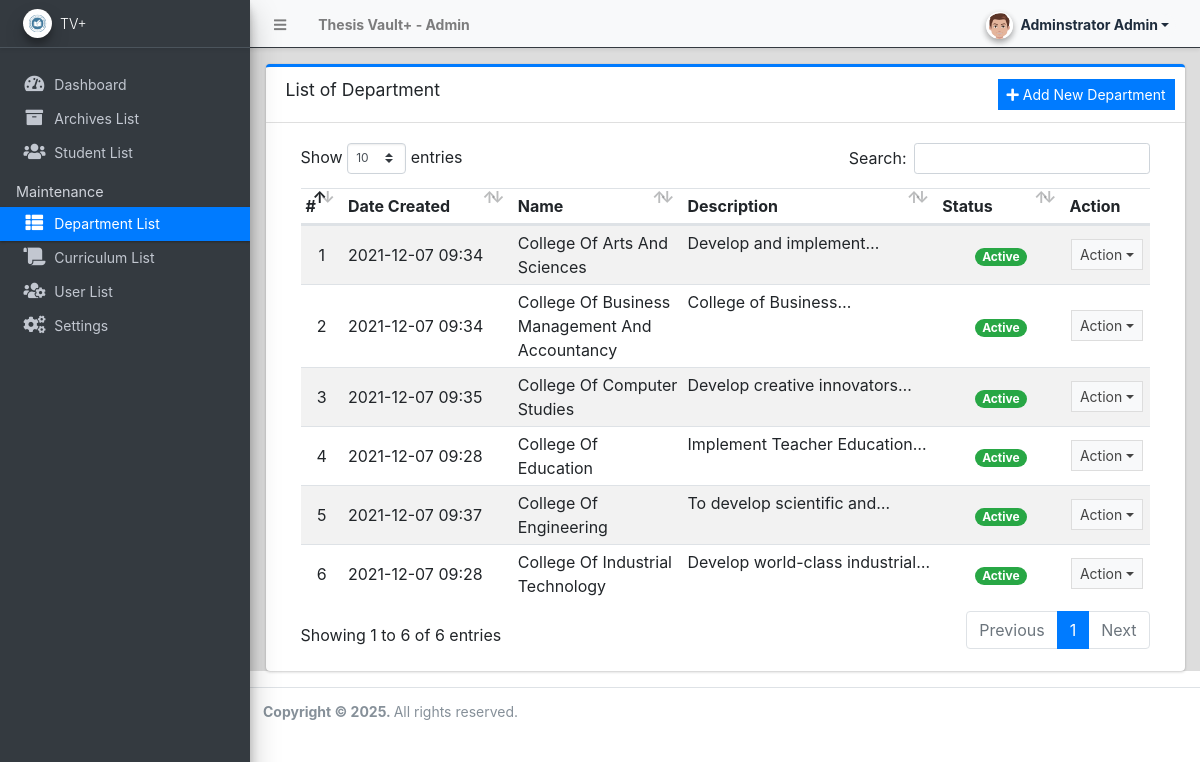
/admin/?page=departments (signed in), run on the app's committed database.
### tables this page shows
CREATE TABLE `department_list` (
  `id` int(30) NOT NULL,
  `name` text NOT NULL,
  `description` text NOT NULL,
  `status` tinyint(1) NOT NULL DEFAULT 1,
  `date_created` datetime NOT NULL DEFAULT current_timestamp(),
  `date_updated` datetime DEFAULT NULL ON UPDATE current_timestamp()
);

### config.php (called while the page is built, shortened)
<?php
require_once('classes/DBConnection.php');
require_once('classes/SystemSettings.php');
function validate_image($file){
	if(!empty($file)){
        $ex = explode('?',$file);
        $file = $ex[0];
        $param =  isset($ex[1]) ? '?'.$ex[1]  : '';
		if(is_file(base_app.$file)){
			return base_url.$file.$param;
		}else{
			return base_url.'dist/img/no-image-available.png';
		}
	}else{
		return base_url.'dist/img/no-image-available.png';
	}
}
function isMobileDevice(){
    $aMobileUA = array(
        '/iphone/i' => 'iPhone',
        '/ipod/i' => 'iPod',
        '/ipad/i' => 'iPad',
        '/android/i' => 'Android',
        '/blackberry/i' => 'BlackBerry',
        '/webos/i' => 'Mobile'
    );
    return false;
}
?>

### classes/DBConnection.php (called while the page is built, shortened)
<?php
class DBConnection{
    private $host = DB_SERVER;
    private $username = DB_USERNAME;
    private $password = DB_PASSWORD;
    private $database = DB_NAME;
    public $conn;
    public function __construct(){
        if (!isset($this->conn)) {
            $this->conn = new mysqli($this->host, $this->username, $this->password, $this->database);
        }
    }
}
?>

### classes/SystemSettings.php (called while the page is built, shortened)
<?php
class SystemSettings extends DBConnection{
	function userdata($field = ''){
		if(!empty($field)){
			if(isset($_SESSION['userdata'][$field]))
				return $_SESSION['userdata'][$field];
			else
				return null;
		}else{
			return false;
		}
	}
	function info($field=''){
		if(!empty($field)){
			if(isset($_SESSION['system_info'][$field]))
				return $_SESSION['system_info'][$field];
			else
				return false;
		}else{
			return false;
		}
	}
}
$_settings = new SystemSettings();
?>

### admin/departments/index.php (the view, shortened to what this page needs)
<div class="card card-outline card-primary">
	<div class="card-header">
		<h3 class="card-title">List of Department</h3>
		<div class="card-tools">
			<a href="javascript:void(0)" id="create_new" class="btn btn-flat btn-sm btn-primary"><span class="fas fa-plus"></span>  Add New Department</a>
		</div>
	</div>
	<div class="card-body">
		<div class="container-fluid">
        <div class="container-fluid">
			<table class="table table-hover table-striped">
				<colgroup>
					<col width="5%">
					<col width="20%">
					<col width="20%">
					<col width="30%">
					<col width="15%">
					<col width="10%">
				</colgroup>
				<thead>
					<tr>
						<th>#</th>
						<th>Date Created</th>
						<th>Name</th>
						<th>Description</th>
						<th>Status</th>
						<th>Action</th>
					</tr>
				</thead>
				<tbody>
					<?php
						$i = 1;
						$qry = $conn->query("SELECT * from `department_list`order by `name` asc ");
						while($row = $qry->fetch_assoc()):
					?>
						<tr>
							<td class="text-center"><?php echo $i++; ?></td>
							<td class=""><?php echo date("Y-m-d H:i",strtotime($row['date_created'])) ?></td>
							<td><?php echo ucwords($row['name']) ?></td>
							<td class="truncate-1"><?php echo $row['description'] ?></td>
							<td class="text-center">
                                <?php
                                    switch($row['status']){
                                        case '1':
                                            echo "<span class='badge badge-success badge-pill'>Active</span>";
                                            break;
                                    }
                                ?>
                            </td>
							<td align="center">
								 <button type="button" class="btn btn-flat btn-default btn-sm dropdown-toggle dropdown-icon" data-toggle="dropdown">
				                  		Action
				                  </button>
							</td>
						</tr>
					<?php endwhile; ?>
				</tbody>
			</table>
		</div>
		</div>
	</div>
</div>

### admin/index.php (shortened to what this page needs)
<?php require_once('../config.php'); ?>
 <!DOCTYPE html>
<html lang="en" class="" style="height: auto;">
<?php require_once('inc/header.php') ?>
  <body class="sidebar-mini layout-fixed control-sidebar-slide-open layout-navbar-fixed sidebar-mini-md sidebar-mini-xs" data-new-gr-c-s-check-loaded="14.991.0" data-gr-ext-installed="" style="height: auto;">
    <div class="wrapper">
     <?php require_once('inc/topBarNav.php') ?>
     <?php require_once('inc/navigation.php') ?>
     <?php $page = isset($_GET['page']) ? $_GET['page'] : 'home';  ?>
      <div class="content-wrapper pt-3" style="min-height: 567.854px;">
        <section class="content ">
          <div class="container-fluid">
            <?php
              if(!file_exists($page.".php") && !is_dir($page)){
                  include '404.html';
              }else{
                if(is_dir($page))
                  include $page.'/index.php';
                else
                  include $page.'.php';
              }
            ?>
          </div>
        </section>
      </div>
      <?php require_once('inc/footer.php') ?>
  </body>
</html>

### admin/inc/header.php (shortened to what this page needs)
<head>
    <link rel="stylesheet" href="<?php echo base_url ?>plugins/fontawesome-free/css/all.min.css">
    <link rel="stylesheet" href="<?php echo base_url ?>plugins/tempusdominus-bootstrap-4/css/tempusdominus-bootstrap-4.min.css">
  <link rel="stylesheet" href="<?php echo base_url ?>plugins/datatables-bs4/css/dataTables.bootstrap4.min.css">
  <link rel="stylesheet" href="<?php echo base_url ?>plugins/datatables-responsive/css/responsive.bootstrap4.min.css">
  <link rel="stylesheet" href="<?php echo base_url ?>plugins/datatables-buttons/css/buttons.bootstrap4.min.css">
  <link rel="stylesheet" href="<?php echo base_url ?>plugins/select2/css/select2.min.css">
  <link rel="stylesheet" href="<?php echo base_url ?>plugins/select2-bootstrap4-theme/select2-bootstrap4.min.css">
    <link rel="stylesheet" href="<?php echo base_url ?>plugins/icheck-bootstrap/icheck-bootstrap.min.css">
    <link rel="stylesheet" href="<?php echo base_url ?>plugins/jqvmap/jqvmap.min.css">
    <link rel="stylesheet" href="<?php echo base_url ?>dist/css/adminlte.css">
    <link rel="stylesheet" href="<?php echo base_url ?>dist/css/custom.css">
    <link rel="stylesheet" href="<?php echo base_url ?>plugins/overlayScrollbars/css/OverlayScrollbars.min.css">
    <link rel="stylesheet" href="<?php echo base_url ?>plugins/daterangepicker/daterangepicker.css">
    <link rel="stylesheet" href="<?php echo base_url ?>plugins/summernote/summernote-bs4.min.css">
  <link rel="stylesheet" href="<?php echo base_url ?>plugins/sweetalert2-theme-bootstrap-4/bootstrap-4.min.css">
  </head>

### admin/inc/topBarNav.php (shortened to what this page needs)
<nav class="main-header navbar navbar-expand navbar-light border  border-dark border-top-0  border-left-0 border-right-0 navbar-light text-sm shadow-sm">
  <ul class="navbar-nav">
    <li class="nav-item">
    <a class="nav-link" data-widget="pushmenu" href="#" role="button"><i class="fas fa-bars"></i></a>
    </li>
    <li class="nav-item d-none d-sm-inline-block">
      <a href="<?php echo base_url ?>" class="nav-link"><b><?php echo (!isMobileDevice()) ? $_settings->info('name'):$_settings->info('short_name'); ?> - Admin</b></a>
    </li>
  </ul>
  <ul class="navbar-nav ml-auto">
    <li class="nav-item">
      <div class="btn-group nav-link">
            <button type="button" class="btn btn-rounded badge badge-light dropdown-toggle dropdown-icon" data-toggle="dropdown">
              <span><img src="<?php echo validate_image($_settings->userdata('avatar')) ?>" class="img-circle elevation-2 user-img" alt="User Image"></span>
              <span class="ml-3"><?php echo ucwords($_settings->userdata('firstname').' '.$_settings->userdata('lastname')) ?></span>
            </button>
        </div>
    </li>
  </ul>
</nav>

### admin/inc/navigation.php (shortened to what this page needs)
<aside class="main-sidebar sidebar-dark-primary elevation-4 sidebar-no-expand bg-dark">
  <a href="<?php echo base_url ?>admin" class="brand-link bg-transparent text-sm shadow-sm">
  <img src="<?php echo validate_image($_settings->info('logo'))?>" alt="Store Logo" class="brand-image img-circle elevation-3 bg-black" style="width: 1.8rem;height: 1.8rem;max-height: unset;object-fit:scale-down;object-position:center center">
  <span class="brand-text font-weight-light"><?php echo $_settings->info('short_name') ?></span>
  </a>
  <div class="sidebar os-host os-theme-light os-host-overflow os-host-overflow-y os-host-resize-disabled os-host-transition os-host-scrollbar-horizontal-hidden">
    <div class="os-content-glue" style="margin: 0px -8px; width: 249px; height: 646px;"></div>
    <div class="os-padding">
      <div class="os-viewport os-viewport-native-scrollbars-invisible" style="overflow-y: scroll;">
        <div class="os-content" style="padding: 0px 8px; height: 100%; width: 100%;">
          <nav class="mt-4">
             <ul class="nav nav-pills nav-sidebar flex-column text-sm nav-compact nav-flat nav-child-indent nav-collapse-hide-child" data-widget="treeview" role="menu" data-accordion="false">
              <li class="nav-item dropdown">
                <a href="./" class="nav-link nav-home">
                  <i class="nav-icon fas fa-tachometer-alt"></i>
                  <p>
                    Dashboard
                  </p>
                </a>
              </li>
              <li class="nav-item">
                <a href="<?php echo base_url ?>admin/?page=archives" class="nav-link nav-archives">
                  <i class="nav-icon fas fa-archive"></i>
                  <p>
                    Archives List
                  </p>
                </a>
              </li>
              <li class="nav-item">
                <a href="<?php echo base_url ?>admin/?page=students" class="nav-link nav-students">
                  <i class="nav-icon fas fa-users"></i>
                  <p>
                    Student List
                  </p>
                </a>
              </li>
              <?php if($_settings->userdata('type') == 1): ?>
              <li class="nav-header">Maintenance</li>
              <li class="nav-item dropdown">
                <a href="<?php echo base_url ?>admin/?page=departments" class="nav-link nav-departments">
                  <i class="nav-icon fas fa-th-list"></i>
                  <p>
                    Department List
                  </p>
                </a>
              </li>
              <li class="nav-item dropdown">
                <a href="<?php echo base_url ?>admin/?page=curriculum" class="nav-link nav-curriculum">
                  <i class="nav-icon fas fa-scroll"></i>
                  <p>
                    Curriculum List
                  </p>
                </a>
              </li>
              <li class="nav-item dropdown">
                <a href="<?php echo base_url ?>admin/?page=user/list" class="nav-link nav-user_list">
                  <i class="nav-icon fas fa-users-cog"></i>
                  <p>
                    User List
                  </p>
                </a>
              </li>
              <li class="nav-item dropdown">
                <a href="<?php echo base_url ?>admin/?page=system_info" class="nav-link nav-system_info">
                  <i class="nav-icon fas fa-cogs"></i>
                  <p>
                    Settings
                  </p>
                </a>
              </li>
              <?php endif; ?>
            </ul>
          </nav>
        </div>
      </div>
    </div>
  </div>
</aside>

### admin/inc/footer.php (shortened to what this page needs)
<footer class="main-footer text-sm">
        <strong>Copyright © <?php echo date('Y') ?>.
        </strong>
        All rights reserved.
      </footer>
    </div>

### admin/inc/topBarNav.php (style rules this page uses)
.user-img { position: absolute; height: 27px; width: 27px; object-fit: cover; left: -7%; top: -12%; }
.btn-rounded { border-radius: 50px; }

### data on the page
department_list: date_created "2021-12-07 09:34", name "College Of Arts And Sciences", description "Develop and…", status "Active"
department_list: date_created "2021-12-07 09:34", name "College Of Business Management And Accountancy", description "College of…", status "Active"
department_list: date_created "2021-12-07 09:35", name "College Of Computer Studies", description "Develop creative…", status "Active"
department_list: date_created "2021-12-07 09:28", name "College Of Education", description "Implement Teacher…", status "Active"
department_list: date_created "2021-12-07 09:37", name "College Of Engineering", description "To develop scientific…", status "Active"
department_list: date_created "2021-12-07 09:28", name "College Of Industrial Technology", description "Develop world-class…", status "Active"

### other printed values
$_settings->info('name') "Thesis Vault+"
$_settings->userdata('firstname').' '.$_settings->userdata('lastname') "Adminstrator Admin"
$_settings->info('short_name') "TV+"
